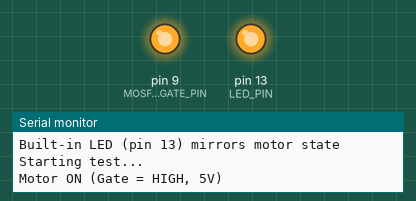
Recording of a sketch running on a simulated Arduino Uno, built with avr-gcc and run on an emulated ATmega328P. Parts: output pins drawn as LEDs (lit = HIGH), the last lines printed to the serial monitor.

Above: at 5.0 s.
At 7.5 s:
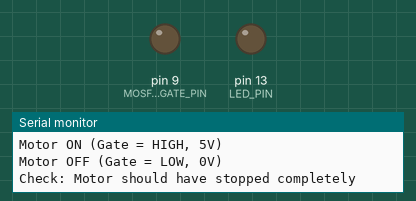
Timing chart, 0 to 10.1 s (numbered marks = the images above):
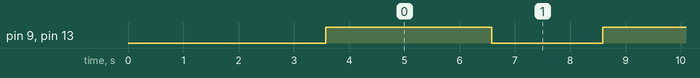

Measured:
- by itself, pin 9 (MOSFET_GATE_PIN), pin 13 (LED_PIN): alternates HIGH for 3.0 s and LOW for 2.0 s

The sketch:

mosfet_switch_test.ino
```cpp
/*
 * MOSFET Switching Test - Phase 0, Test 0.3
 *
 * PROJECT: Arduino Motor Control Learning
 * PHASE: 0 - Component Verification
 * TEST: 0.3 - MOSFET Switching Test
 *
 * OBJECTIVE:
 * Verify that the IRF520 MOSFET can properly switch the motor on and off
 * when controlled by Arduino. Tests both digital switching (full on/off)
 * and determines the gate voltage characteristics.
 *
 * HARDWARE SETUP:
 * - Motor (+) -> 5V (from external power supply, NOT Arduino)
 * - Motor (-) -> MOSFET Drain (pin 2, center pin)
 * - MOSFET Source (pin 3, right pin) -> GND (common with Arduino)
 * - MOSFET Gate (pin 1, left pin) -> Arduino Pin 9 (PWM capable)
 * - 10K resistor from Gate to GND (pull-down)
 *
 * WARNING: Motor should be powered from external 5V supply, not Arduino 5V pin!
 * Arduino 5V pin cannot provide enough current for motor (60-90mA).
 * Common GND between Arduino and motor supply is REQUIRED.
 *
 * WHAT THIS TESTS:
 * - Motor OFF when gate = LOW (0V)
 * - Motor ON when gate = HIGH (5V)
 * - Smooth switching behavior
 * - MOSFET temperature rise
 * - Threshold voltage (Vgs) where motor starts
 *
 * EXPECTED RESULTS:
 * - Motor completely stopped when gate LOW
 * - Motor running when gate HIGH
 * - Clean switching with no erratic behavior
 * - MOSFET should not get very hot with this low current
 *
 * ACTUAL RESULTS (to be filled after test):
 * - Motor behavior when gate LOW: [ ] OFF [ ] ON [ ] Partial
 * - Motor behavior when gate HIGH: [ ] OFF [ ] ON [ ] Partial
 * - Switching response: [ ] Immediate [ ] Delayed [ ] Erratic
 * - MOSFET temperature: [ ] Cool [ ] Warm [ ] Hot
 * - Threshold voltage (Vgs): _____ V
 *
 * VERSION: 1.0
 * DATE: 2024-12-28
 * AUTHOR: Emilio
 * STATUS: Ready for test
 */

// Pin definitions
const int MOSFET_GATE_PIN = 9;    // PWM pin controlling MOSFET gate
const int LED_PIN = 13;            // Built-in LED mirrors motor state

// Test parameters
const int ON_TIME = 3000;          // Motor ON for 3 seconds
const int OFF_TIME = 2000;         // Motor OFF for 2 seconds

// Test mode selection
// Set to true to run different test modes
bool runOnOffTest = true;          // Basic on/off switching
bool runThresholdTest = false;     // Find Vgs threshold (run separately)

void setup() {
  Serial.begin(9600);

  // Configure pins
  pinMode(MOSFET_GATE_PIN, OUTPUT);
  pinMode(LED_PIN, OUTPUT);

  // Start with motor OFF
  digitalWrite(MOSFET_GATE_PIN, LOW);
  digitalWrite(LED_PIN, LOW);

  Serial.println("=================================");
  Serial.println("MOSFET Switching Test - Phase 0.3");
  Serial.println("=================================");
  Serial.println();
  Serial.println("HARDWARE CHECK:");
  Serial.println("[ ] Motor (+) connected to external 5V supply");
  Serial.println("[ ] Motor (-) connected to MOSFET Drain (center pin)");
  Serial.println("[ ] MOSFET Source (right pin) connected to GND");
  Serial.println("[ ] MOSFET Gate (left pin) connected to Arduino Pin 9");
  Serial.println("[ ] 10K resistor from Gate to GND");
  Serial.println("[ ] Common GND between Arduino and motor supply");
  Serial.println();

  if (runOnOffTest) {
    Serial.println("TEST MODE: ON/OFF Switching");
    Serial.println("Motor will cycle ON (3s) / OFF (2s)");
    Serial.println("Observe: Clean switching, no erratic behavior");
    Serial.println("Monitor: MOSFET temperature (should stay cool)");
  }

  if (runThresholdTest) {
    Serial.println("TEST MODE: Vgs Threshold Detection");
    Serial.println("Gate voltage will ramp from 0-5V slowly");
    Serial.println("Note the voltage where motor starts to spin");
  }

  Serial.println();
  Serial.println("Built-in LED (pin 13) mirrors motor state");
  Serial.println();

  delay(3000);  // Give time to read instructions

  Serial.println("Starting test...");
  Serial.println();
}

void loop() {
  if (runOnOffTest) {
    onOffSwitchingTest();
  }

  if (runThresholdTest) {
    thresholdTest();
    // Run threshold test only once
    while(true) delay(1000);
  }
}

// Basic ON/OFF switching test
void onOffSwitchingTest() {
  // Turn motor ON
  Serial.println("Motor ON (Gate = HIGH, 5V)");
  digitalWrite(MOSFET_GATE_PIN, HIGH);
  digitalWrite(LED_PIN, HIGH);

  // Monitor for ON_TIME
  unsigned long startTime = millis();
  while (millis() - startTime < ON_TIME) {
    // Could add current/voltage monitoring here if sensors available
    delay(100);
  }

  // Turn motor OFF
  Serial.println("Motor OFF (Gate = LOW, 0V)");
  digitalWrite(MOSFET_GATE_PIN, LOW);
  digitalWrite(LED_PIN, LOW);

  Serial.println("Check: Motor should have stopped completely");
  Serial.println();

  delay(OFF_TIME);
}

// Threshold voltage test - finds minimum Vgs for motor operation
void thresholdTest() {
  Serial.println("=== Vgs THRESHOLD TEST ===");
  Serial.println("PWM\tVgs(approx)\tObservation");
  Serial.println("---\t----------\t-----------");

  // Ramp PWM from 0 to 255 slowly
  for (int pwm = 0; pwm <= 255; pwm += 5) {
    analogWrite(MOSFET_GATE_PIN, pwm);

    // Calculate approximate gate voltage
    float vgs = (pwm / 255.0) * 5.0;

    Serial.print(pwm);
    Serial.print("\t");
    Serial.print(vgs, 2);
    Serial.print("V");
    Serial.print("\t");

    // Guidance for what to observe
    if (pwm == 0) {
      Serial.println("Motor should be OFF");
    } else if (pwm < 50) {
      Serial.println("Motor likely still OFF");
    } else if (pwm < 100) {
      Serial.println("Watch for first signs of movement");
    } else if (pwm < 150) {
      Serial.println("Motor might be starting to spin");
    } else {
      Serial.println("Motor should be running");
    }

    delay(1000);  // Hold each PWM level for 1 second
  }

  Serial.println();
  Serial.println("Test complete. Review observations above.");
  Serial.println("Note the PWM value where motor first started moving.");

  // Return to OFF
  digitalWrite(MOSFET_GATE_PIN, LOW);
}

/*
 * ANALYSIS QUESTIONS:
 *
 * After On/Off Test:
 * 1. Does motor stop COMPLETELY when gate is LOW?
 *    - If not, check for Gate-Source short or bad MOSFET
 *
 * 2. Does motor run at full speed when gate is HIGH?
 *    - If not, IRF520 may not fully saturate at 5V (expected)
 *    - This is OK for 60-90mA motor, but note for future
 *
 * 3. Is switching clean and immediate?
 *    - If delayed, check gate pull-down resistor
 *    - If erratic, check all connections
 *
 * 4. Does MOSFET get hot?
 *    - Cool/warm: GOOD - MOSFET working efficiently
 *    - Hot: CONCERN - High Rds(on), may need better MOSFET
 *
 * After Threshold Test:
 * 1. At what Vgs does motor first move?
 *    - This is the threshold voltage for your specific setup
 *    - IRF520 datasheet says 2-4V, but load affects this
 *
 * 2. At what Vgs does motor reach good speed?
 *    - Compare this to maximum speed at 5V
 *    - This tells you the useful control range
 *
 * TROUBLESHOOTING:
 *
 * Motor always ON (even with gate LOW):
 * - MOSFET may be damaged (shorted Drain-Source)
 * - Check wiring: gate should have pull-down resistor
 * - Verify Source is connected to GND, not floating
 *
 * Motor never turns ON (even with gate HIGH):
 * - Check motor power supply (is 5V present?)
 * - Verify MOSFET pinout (Gate/Drain/Source correct?)
 * - Test motor directly to verify it works
 * - MOSFET may be damaged (open circuit)
 *
 * Motor partially ON when gate LOW:
 * - Gate floating (add/check pull-down resistor)
 * - MOSFET threshold voltage very low (unusual)
 * - Electrical noise coupling to gate
 *
 * Erratic switching:
 * - Check all connections are solid
 * - Verify common GND between Arduino and motor supply
 * - Add capacitor (0.1uF) near MOSFET gate if noise suspected
 *
 * MOSFET very hot:
 * - IRF520 not fully saturating at 5V (expected for this MOSFET)
 * - For this project (60-90mA) should be OK
 * - For higher currents, use IRLZ44N or IRL540N instead
 * - Consider adding small heatsink if continuous operation planned
 */
```
